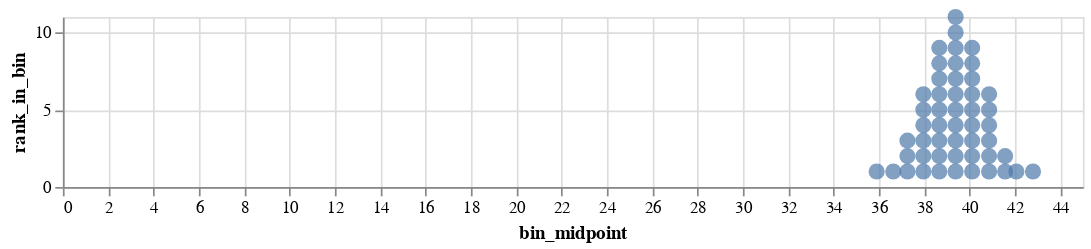

The notebook cell this image was saved under:
### Markdown cell above
We can then use `ppoints` with the quantile function of the t confidence distribution (`stats.t.ppf`) to construct a quantile dotplot.

Dotplots in Altair are complex to construct, requiring three transformations:

1. `transform_bin` to bin the values
2. `transform_window` to rank the values within each bin (this stacks up all the dots in one bin)
3. `transform_joinaggregate` to calculate the midpoint of each bin using the median of all values in that bin

Putting together `ppoints`, the quantile function of the confidence distribution, and the above steps, we can construct a quantile dotplot.

### Code cell
df = pd.DataFrame({
    "x": stats.t.ppf(ppoints(50), len(pickups_df) - 1, pickups_mean, pickups_se)
})

alt.Chart(df).transform_bin(
    field="x",
    as_="bin",
    bin=alt.BinParams(step=0.75)
).transform_window(
    rank_in_bin="rank()",
    groupby=["bin"]
).transform_joinaggregate(
    bin_midpoint="median(x)",
    groupby=["bin"]
).mark_circle(size=90).encode(
    x="bin_midpoint:Q",
    y="rank_in_bin:Q"
).properties(width=600, height=100)

### Figure 1 — Vega-Lite specification as saved in the notebook (floating-point values rounded to 4 significant figures)
{"config": {"view": {"continuousWidth": 400, "continuousHeight": 300}}, "data": {"name": "data-cc1f9ec32671465a3c6482429235eb06"}, "mark": {"type": "circle", "size": 90}, "encoding": {"x": {"type": "quantitative", "field": "bin_midpoint"}, "y": {"type": "quantitative", "field": "rank_in_bin"}}, "height": 100, "transform": [{"bin": {"step": 0.75}, "field": "x", "as": "bin"}, {"window": [{"op": "rank", "field": "", "as": "rank_in_bin"}], "groupby": ["bin"]}, {"joinaggregate": [{"op": "median", "field": "x", "as": "bin_midpoint"}], "groupby": ["bin"]}], "width": 600, "$schema": "https://vega.github.io/schema/vega-lite/v4.8.1.json", "datasets": {"data-cc1f9ec32671465a3c6482429235eb06": [{"x": 35.9}, {"x": 36.63}, {"x": 37.0}, {"x": 37.26}, {"x": 37.46}, {"x": 37.63}, {"x": 37.77}, {"x": 37.9}, {"x": 38.02}, {"x": 38.13}, {"x": 38.23}, {"x": 38.33}, {"x": 38.42}, {"x": 38.5}, {"x": 38.59}, {"x": 38.67}, {"x": 38.74}, {"x": 38.82}, {"x": 38.89}, {"x": 38.97}, {"x": 39.04}, {"x": 39.11}, {"x": 39.18}, {"x": 39.25}, {"x": 39.32}, {"x": 39.38}, {"x": 39.45}, {"x": 39.52}, {"x": 39.59}, {"x": 39.66}, {"x": 39.73}, {"x": 39.81}, {"x": 39.88}, {"x": 39.96}, {"x": 40.03}, {"x": 40.11}, {"x": 40.2}, {"x": 40.28}, {"x": 40.37}, {"x": 40.47}, {"x": 40.57}, {"x": 40.68}, {"x": 40.8}, {"x": 40.93}, {"x": 41.07}, {"x": 41.24}, {"x": 41.44}, {"x": 41.7}, {"x": 42.07}, {"x": 42.8}]}}
